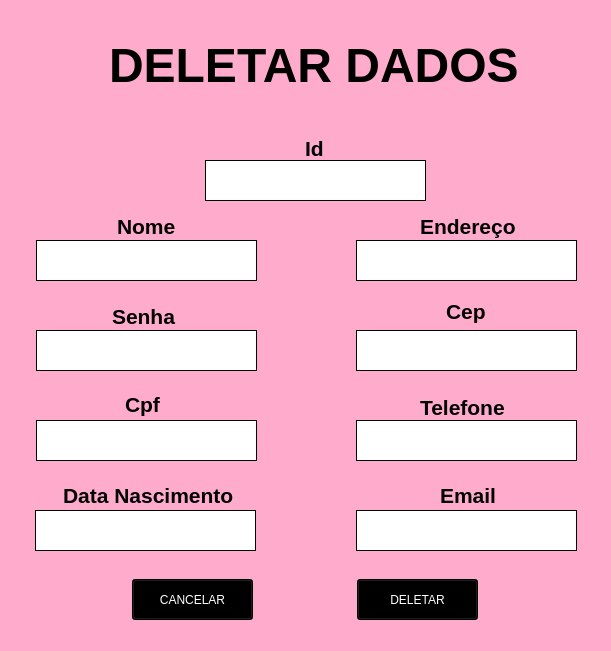
<?xml version="1.0" encoding="UTF-8"?>
<ui version="4.0">
 <class>Form</class>
 <widget class="QWidget" name="Form">
  <property name="geometry">
   <rect>
    <x>0</x>
    <y>0</y>
    <width>611</width>
    <height>651</height>
   </rect>
  </property>
  <property name="maximumSize">
   <size>
    <width>611</width>
    <height>651</height>
   </size>
  </property>
  <property name="windowTitle">
   <string>delete</string>
  </property>
  <property name="windowIcon">
   <iconset>
    <normaloff>../new tela/diamond-removebg-preview.png</normaloff>../new tela/diamond-removebg-preview.png</iconset>
  </property>
  <property name="styleSheet">
   <string notr="true">background-color: rgb(255, 172, 204);</string>
  </property>
  <widget class="QLabel" name="label">
   <property name="geometry">
    <rect>
     <x>109</x>
     <y>20</y>
     <width>411</width>
     <height>91</height>
    </rect>
   </property>
   <property name="font">
    <font>
     <family>Nirmala UI</family>
     <pointsize>36</pointsize>
     <weight>75</weight>
     <bold>true</bold>
    </font>
   </property>
   <property name="text">
    <string>DELETAR DADOS</string>
   </property>
  </widget>
  <widget class="QLabel" name="label_10">
   <property name="geometry">
    <rect>
     <x>305</x>
     <y>133</y>
     <width>21</width>
     <height>31</height>
    </rect>
   </property>
   <property name="font">
    <font>
     <family>Nirmala UI</family>
     <pointsize>16</pointsize>
     <weight>75</weight>
     <bold>true</bold>
    </font>
   </property>
   <property name="text">
    <string>Id</string>
   </property>
  </widget>
  <widget class="QLabel" name="label_5">
   <property name="geometry">
    <rect>
     <x>63</x>
     <y>485</y>
     <width>181</width>
     <height>21</height>
    </rect>
   </property>
   <property name="font">
    <font>
     <family>Nirmala UI</family>
     <pointsize>16</pointsize>
     <weight>75</weight>
     <bold>true</bold>
    </font>
   </property>
   <property name="text">
    <string>Data Nascimento</string>
   </property>
  </widget>
  <widget class="QLabel" name="label_4">
   <property name="geometry">
    <rect>
     <x>125</x>
     <y>389</y>
     <width>41</width>
     <height>31</height>
    </rect>
   </property>
   <property name="font">
    <font>
     <family>Nirmala UI</family>
     <pointsize>16</pointsize>
     <weight>75</weight>
     <bold>true</bold>
    </font>
   </property>
   <property name="text">
    <string>Cpf</string>
   </property>
  </widget>
  <widget class="QLabel" name="label_2">
   <property name="geometry">
    <rect>
     <x>117</x>
     <y>211</y>
     <width>101</width>
     <height>31</height>
    </rect>
   </property>
   <property name="font">
    <font>
     <family>Nirmala UI</family>
     <pointsize>16</pointsize>
     <weight>75</weight>
     <bold>true</bold>
    </font>
   </property>
   <property name="text">
    <string>Nome</string>
   </property>
  </widget>
  <widget class="QLabel" name="label_7">
   <property name="geometry">
    <rect>
     <x>446</x>
     <y>296</y>
     <width>41</width>
     <height>31</height>
    </rect>
   </property>
   <property name="font">
    <font>
     <family>Nirmala UI</family>
     <pointsize>16</pointsize>
     <weight>75</weight>
     <bold>true</bold>
    </font>
   </property>
   <property name="text">
    <string>Cep</string>
   </property>
  </widget>
  <widget class="QLabel" name="label_3">
   <property name="geometry">
    <rect>
     <x>112</x>
     <y>301</y>
     <width>101</width>
     <height>31</height>
    </rect>
   </property>
   <property name="font">
    <font>
     <family>Nirmala UI</family>
     <pointsize>16</pointsize>
     <weight>75</weight>
     <bold>true</bold>
    </font>
   </property>
   <property name="text">
    <string>Senha</string>
   </property>
  </widget>
  <widget class="QPushButton" name="cancelar">
   <property name="geometry">
    <rect>
     <x>132</x>
     <y>579</y>
     <width>121</width>
     <height>41</height>
    </rect>
   </property>
   <property name="styleSheet">
    <string notr="true">background-color: rgb(0, 0, 0);
color: rgb(255, 255, 255);</string>
   </property>
   <property name="text">
    <string>CANCELAR</string>
   </property>
  </widget>
  <widget class="QLabel" name="label_9">
   <property name="geometry">
    <rect>
     <x>440</x>
     <y>480</y>
     <width>101</width>
     <height>31</height>
    </rect>
   </property>
   <property name="font">
    <font>
     <family>Nirmala UI</family>
     <pointsize>16</pointsize>
     <weight>75</weight>
     <bold>true</bold>
    </font>
   </property>
   <property name="text">
    <string>Email</string>
   </property>
  </widget>
  <widget class="QLabel" name="label_6">
   <property name="geometry">
    <rect>
     <x>420</x>
     <y>211</y>
     <width>101</width>
     <height>31</height>
    </rect>
   </property>
   <property name="font">
    <font>
     <family>Nirmala UI</family>
     <pointsize>16</pointsize>
     <weight>75</weight>
     <bold>true</bold>
    </font>
   </property>
   <property name="text">
    <string>Endereço</string>
   </property>
  </widget>
  <widget class="QLabel" name="label_8">
   <property name="geometry">
    <rect>
     <x>420</x>
     <y>397</y>
     <width>101</width>
     <height>21</height>
    </rect>
   </property>
   <property name="font">
    <font>
     <family>Nirmala UI</family>
     <pointsize>16</pointsize>
     <weight>75</weight>
     <bold>true</bold>
    </font>
   </property>
   <property name="text">
    <string>Telefone</string>
   </property>
  </widget>
  <widget class="QPushButton" name="deletar">
   <property name="geometry">
    <rect>
     <x>357</x>
     <y>579</y>
     <width>121</width>
     <height>41</height>
    </rect>
   </property>
   <property name="font">
    <font>
     <family>Nirmala UI</family>
    </font>
   </property>
   <property name="styleSheet">
    <string notr="true">background-color: rgb(0, 0, 0);
color: rgb(255, 255, 255);</string>
   </property>
   <property name="text">
    <string>DELETAR</string>
   </property>
  </widget>
  <widget class="QLabel" name="id">
   <property name="geometry">
    <rect>
     <x>205</x>
     <y>160</y>
     <width>221</width>
     <height>41</height>
    </rect>
   </property>
   <property name="font">
    <font>
     <family>Nirmala UI</family>
     <pointsize>12</pointsize>
     <weight>75</weight>
     <bold>true</bold>
    </font>
   </property>
   <property name="styleSheet">
    <string notr="true">background-color: rgb(255, 255, 255);</string>
   </property>
   <property name="frameShape">
    <enum>QFrame::Box</enum>
   </property>
   <property name="text">
    <string/>
   </property>
   <property name="alignment">
    <set>Qt::AlignCenter</set>
   </property>
  </widget>
  <widget class="QLabel" name="nome">
   <property name="geometry">
    <rect>
     <x>36</x>
     <y>240</y>
     <width>221</width>
     <height>41</height>
    </rect>
   </property>
   <property name="font">
    <font>
     <family>Nirmala UI</family>
     <pointsize>12</pointsize>
     <weight>75</weight>
     <bold>true</bold>
    </font>
   </property>
   <property name="styleSheet">
    <string notr="true">background-color: rgb(255, 255, 255);</string>
   </property>
   <property name="frameShape">
    <enum>QFrame::Box</enum>
   </property>
   <property name="text">
    <string/>
   </property>
   <property name="alignment">
    <set>Qt::AlignCenter</set>
   </property>
  </widget>
  <widget class="QLabel" name="endereco">
   <property name="geometry">
    <rect>
     <x>356</x>
     <y>240</y>
     <width>221</width>
     <height>41</height>
    </rect>
   </property>
   <property name="font">
    <font>
     <family>Nirmala UI</family>
     <pointsize>12</pointsize>
     <weight>75</weight>
     <bold>true</bold>
    </font>
   </property>
   <property name="styleSheet">
    <string notr="true">background-color: rgb(255, 255, 255);</string>
   </property>
   <property name="frameShape">
    <enum>QFrame::Box</enum>
   </property>
   <property name="text">
    <string/>
   </property>
   <property name="alignment">
    <set>Qt::AlignCenter</set>
   </property>
  </widget>
  <widget class="QLabel" name="senha">
   <property name="geometry">
    <rect>
     <x>36</x>
     <y>330</y>
     <width>221</width>
     <height>41</height>
    </rect>
   </property>
   <property name="font">
    <font>
     <family>Nirmala UI</family>
     <pointsize>12</pointsize>
     <weight>75</weight>
     <bold>true</bold>
    </font>
   </property>
   <property name="styleSheet">
    <string notr="true">background-color: rgb(255, 255, 255);</string>
   </property>
   <property name="frameShape">
    <enum>QFrame::Box</enum>
   </property>
   <property name="text">
    <string/>
   </property>
   <property name="alignment">
    <set>Qt::AlignCenter</set>
   </property>
  </widget>
  <widget class="QLabel" name="cep">
   <property name="geometry">
    <rect>
     <x>356</x>
     <y>330</y>
     <width>221</width>
     <height>41</height>
    </rect>
   </property>
   <property name="font">
    <font>
     <family>Nirmala UI</family>
     <pointsize>12</pointsize>
     <weight>75</weight>
     <bold>true</bold>
    </font>
   </property>
   <property name="styleSheet">
    <string notr="true">background-color: rgb(255, 255, 255);</string>
   </property>
   <property name="frameShape">
    <enum>QFrame::Box</enum>
   </property>
   <property name="text">
    <string/>
   </property>
   <property name="alignment">
    <set>Qt::AlignCenter</set>
   </property>
  </widget>
  <widget class="QLabel" name="cpf">
   <property name="geometry">
    <rect>
     <x>36</x>
     <y>420</y>
     <width>221</width>
     <height>41</height>
    </rect>
   </property>
   <property name="font">
    <font>
     <family>Nirmala UI</family>
     <pointsize>12</pointsize>
     <weight>75</weight>
     <bold>true</bold>
    </font>
   </property>
   <property name="styleSheet">
    <string notr="true">background-color: rgb(255, 255, 255);</string>
   </property>
   <property name="frameShape">
    <enum>QFrame::Box</enum>
   </property>
   <property name="text">
    <string/>
   </property>
   <property name="alignment">
    <set>Qt::AlignCenter</set>
   </property>
  </widget>
  <widget class="QLabel" name="telefone">
   <property name="geometry">
    <rect>
     <x>356</x>
     <y>420</y>
     <width>221</width>
     <height>41</height>
    </rect>
   </property>
   <property name="font">
    <font>
     <family>Nirmala UI</family>
     <pointsize>12</pointsize>
     <weight>75</weight>
     <bold>true</bold>
    </font>
   </property>
   <property name="styleSheet">
    <string notr="true">background-color: rgb(255, 255, 255);</string>
   </property>
   <property name="frameShape">
    <enum>QFrame::Box</enum>
   </property>
   <property name="text">
    <string/>
   </property>
   <property name="alignment">
    <set>Qt::AlignCenter</set>
   </property>
  </widget>
  <widget class="QLabel" name="nasc">
   <property name="geometry">
    <rect>
     <x>35</x>
     <y>510</y>
     <width>221</width>
     <height>41</height>
    </rect>
   </property>
   <property name="font">
    <font>
     <family>Nirmala UI</family>
     <pointsize>12</pointsize>
     <weight>75</weight>
     <bold>true</bold>
    </font>
   </property>
   <property name="styleSheet">
    <string notr="true">background-color: rgb(255, 255, 255);</string>
   </property>
   <property name="frameShape">
    <enum>QFrame::Box</enum>
   </property>
   <property name="text">
    <string/>
   </property>
   <property name="alignment">
    <set>Qt::AlignCenter</set>
   </property>
  </widget>
  <widget class="QLabel" name="email">
   <property name="geometry">
    <rect>
     <x>356</x>
     <y>510</y>
     <width>221</width>
     <height>41</height>
    </rect>
   </property>
   <property name="font">
    <font>
     <family>Nirmala UI</family>
     <pointsize>12</pointsize>
     <weight>75</weight>
     <bold>true</bold>
    </font>
   </property>
   <property name="styleSheet">
    <string notr="true">background-color: rgb(255, 255, 255);</string>
   </property>
   <property name="frameShape">
    <enum>QFrame::Box</enum>
   </property>
   <property name="text">
    <string/>
   </property>
   <property name="alignment">
    <set>Qt::AlignCenter</set>
   </property>
  </widget>
 </widget>
 <resources/>
 <connections/>
</ui>
